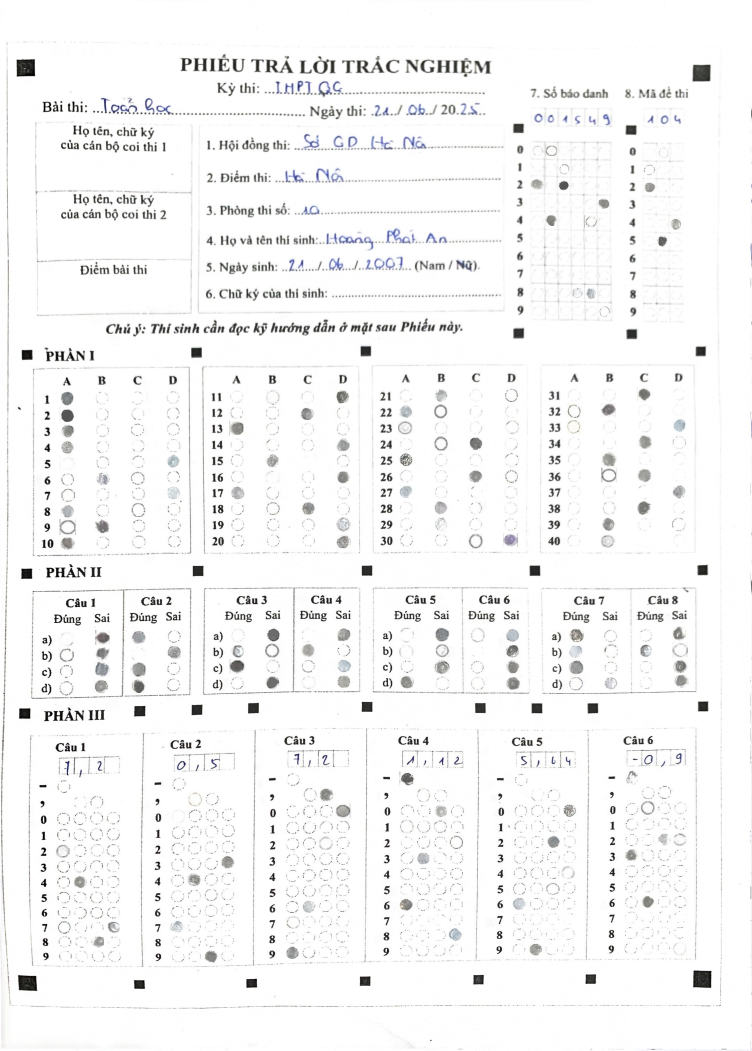
#> input picture test/sheet1.jpg, 2255 x 3151 px (shown at 1/3 size); its folder holds only this picture in this run; the run also reads 1 picture not shown here
$ jupyter execute --allow-errors infer.ipynb   (shell and % lines are left out)
#> lines starting #> are read from the running program, lines starting #| are printed output that depends on the picture
#> further down, image is the input picture: shape (3151, 2255, 3); mean B, G, R 245.8, 245.7, 245.7
### test

[cell 1]
import os
import cv2

# Directory path of the images
image_dir = 'test'

# Output directory path to save the reshaped images
output_dir = 'test'

# Create the output directory if it doesn't exist
if not os.path.exists(output_dir):
    os.makedirs(output_dir)

# Reshape and save each image
#> (the rest of this cell did not finish here and is left out)

[cell 2]
import cv2
import numpy as np
from math import atan2, degrees, tan, radians, cos
import imutils


def detect_corner(img_path: str):
    # Load the image
    image = cv2.imread(img_path)
    gray = cv2.cvtColor(image, cv2.COLOR_BGR2GRAY)
    thresh = cv2.threshold(gray, 60, 200, cv2.THRESH_BINARY_INV)[1]

    # Find contours and sort by area
    cnts = cv2.findContours(thresh.copy(), cv2.RETR_EXTERNAL, cv2.CHAIN_APPROX_SIMPLE)
    cnts = imutils.grab_contours(cnts)
    cnts = sorted(cnts, key=cv2.contourArea, reverse=True)[:4]  # Take 4 largest contours

    centroids = []

    # Calculate centroids of the largest contours
    for c in cnts:
        (x, y, w, h) = cv2.boundingRect(c)
        cX = int(x + w / 2)
        cY = int(y + h / 2)
        centroids.append((cX, cY))

    # Sort centroids by X-coordinate (left to right)
    centroids_sorted = sorted(centroids, key=lambda x: x[0])

    # Points A and B (leftmost centroids)
    x1, y1 = centroids_sorted[0]  # Top-left corner
    x2, y2 = centroids_sorted[1]  # Top-right corner

    # Vector AB
    AB_dx = x2 - x1
    AB_dy = y2 - y1

    # Calculate angle between AB and the Y-axis
    angle_AB_Oy = degrees(atan2(AB_dx, AB_dy))  # Angle in degrees

    # Adjust angle to [-90°, 90°]
    corrected_angle = -angle_AB_Oy if angle_AB_Oy < 90 else 180 - angle_AB_Oy
    return radians(corrected_angle)  # Return angle in radians

[cell 3]
from tqdm.auto import tqdm
from ultralytics import YOLO
import os
#> (the rest of this cell did not finish here and is left out)

[cell 4]
import matplotlib.pyplot as plt

# Path to the testing image
image_path = 'test/sheet1.jpg'

# Path to the .txt file containing the coordinates
txt_file_path = 'test/sheet1.txt'

# Load the image
image = plt.imread(image_path)

# Create a figure and axis
fig, ax = plt.subplots()

# Display the image
ax.imshow(image)

# Read the coordinates from the .txt file
with open(txt_file_path, 'r') as f:
#> (reads test/sheet1.txt from the repository)
    lines = f.readlines()

for line in lines:
    line = line.strip().split()
    class_label = line[0]
    x, y, width, height = map(float, line[1:])

    # Convert the coordinates to pixel values
    x_pixel = x * image.shape[1]
    y_pixel = y * image.shape[0]
    width_pixel = width * image.shape[1]
    height_pixel = height * image.shape[0]

    # Create a rectangle patch
    rect = plt.Rectangle((x_pixel, y_pixel), width_pixel, height_pixel, edgecolor='r', facecolor='none')

    # Add the rectangle patch to the axis
    ax.add_patch(rect)

    # Add a label to the rectangle
    ax.text(x_pixel, y_pixel, class_label, color='r')

# Show the image with the bounding boxes
plt.show()
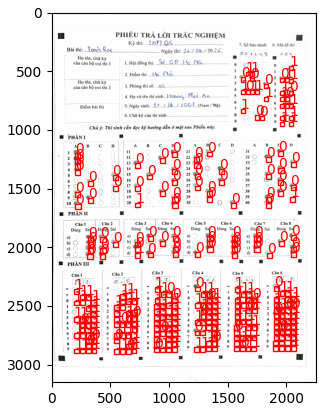
#> figure drawn by matplotlib, 1 panel
